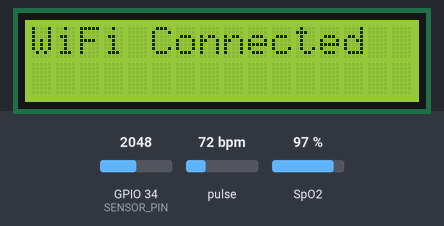
A sketch run on a simulated ESP32. Parts: 16×2 character LCD. The test bench sets the inputs (shaded band); at power-on: pulse 72 bpm, SpO2 97 %, GPIO 34 (SENSOR_PIN) = 2048. WiFi joins after 1.5 s; servers stay silent unless stated; what the sketch prints to the serial monitor is not drawn.

Above: at 4.7 s.
4.8 s: pulse set to 99 bpm
At 15.3 s:
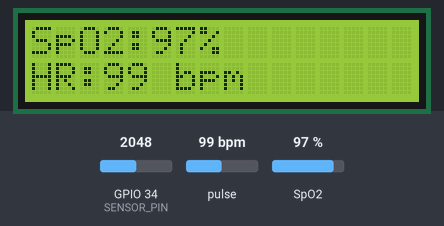
16.3 s: pulse set to 103 bpm
At 29.3 s:
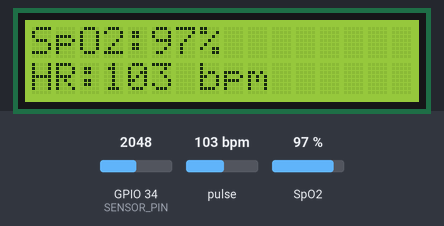
29.6 s: SpO2 set to 80 %
At 42.0 s:
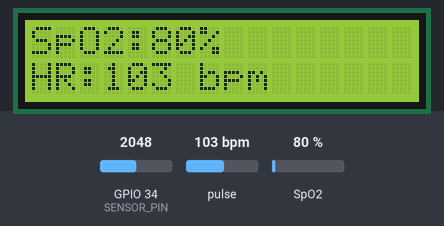
42.9 s: SpO2 set to 85 %
At 56.1 s:
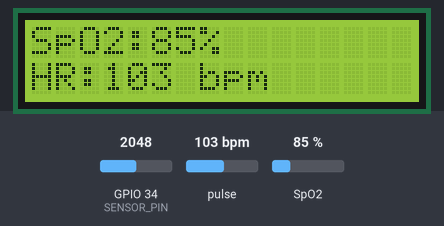
Timing chart, 0 to 57.1 s (numbered marks = the images above; inputs shaded):
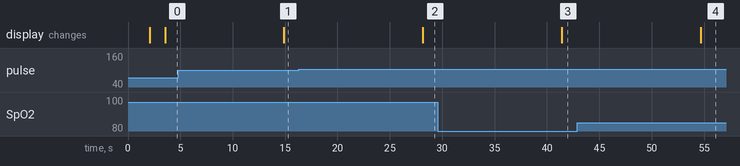

The sketch:

Heart_Rate_Sensor___Piezo_Stretch_Sensor_Code.ino
```cpp
#include <Wire.h>
#include <LiquidCrystal.h>
#include <MAX30105.h>
#include "spo2_algorithm.h"
#include <WiFi.h>
#include <WebServer.h>

// WiFi credentials
const char* ssid = "Thabiso";
const char* password = "222134455";

// Create web server on port 80
WebServer server(80);

// Create sensor and LCD objects
MAX30105 particleSensor;
LiquidCrystal lcd(16, 17, 18, 19, 23, 5);  // RS, E, D4, D5, D6, D7

#define BUFFER_SIZE 100
uint32_t irBuffer[BUFFER_SIZE];
uint32_t redBuffer[BUFFER_SIZE];
int32_t spo2;
int8_t validSPO2;
int32_t heartRate;
int8_t validHeartRate;

// Piezo sensor for RR
#define SENSOR_PIN 34       // Piezo stretch sensor input
#define SAMPLE_TIME 10000   // Measurement window in milliseconds (10 seconds)
float rrBps = 0;            // Respiration rate BPM

// ============ HTML PAGE WITH AUTO-REFRESH ============
String htmlPage() {
  String html = R"rawliteral(
<!DOCTYPE html>
<html>
<head>
  <meta name="viewport" content="width=device-width, initial-scale=1">
  <title>Health Monitoring System</title>
  <style>
    body { font-family: Arial; text-align: center; margin-top: 30px; background-color: #f7f7f7; }
    h1 { color: #00796B; }
    p.note { font-size: 14px; color: #666; }
    .card { background: white; margin: 20px auto; padding: 20px; border-radius: 15px; width: 80%; max-width: 350px; box-shadow: 0 2px 6px rgba(0,0,0,0.2); }
    .card h2 { margin: 10px 0; font-weight: normal; }
    .icon { font-size: 32px; vertical-align: middle; margin-right: 8px; }
    .value { font-size: 26px; font-weight: bold; color: #333; }
  </style>
</head>
<body>
  <h1>Asthma Monitoring Device</h1>
  <p class="note">NOTE: Test readings might differ from actual sensor readings</p>
  <div class="card">
  <h2>
    <span class="icon">
      <!-- Heart SVG -->
      <svg width="30" height="30" viewBox="0 0 24 24" fill="#ff4d4d">
        <path d="M12 21s-6.7-4.35-10-9c-3-4.2-.5-10 5-10 3 0 5 2 5 2s2-2 5-2c5.5 0 8 5.8 5 10-3.3 4.65-10 9-10 9z"/>
      </svg>
    </span>
    Heart Rate
  </h2>
  <div id="hr" class="value">-- BPM</div>
</div>

<div class="card">
  <h2><span class="icon">&#128167;</span>SpO2</h2> <!-- 💧 emoji using HTML entity -->
  <div id="spo2" class="value">-- %</div>
</div>


<div class="card">
  <h2>
    <span class="icon">
      <!-- ULTRA-REALISTIC LUNG SVG -->
      <svg width="60" height="60" viewBox="0 0 200 200">

        <!-- Soft breathing shading -->
        <defs>
          <radialGradient id="lungGradL" cx="40%" cy="40%" r="70%">
            <stop offset="0%" stop-color="#ff9999"/>
            <stop offset="60%" stop-color="#e94a4a"/>
            <stop offset="100%" stop-color="#b82525"/>
          </radialGradient>

          <radialGradient id="lungGradR" cx="60%" cy="40%" r="70%">
            <stop offset="0%" stop-color="#ffb3b3"/>
            <stop offset="60%" stop-color="#e84848"/>
            <stop offset="100%" stop-color="#b12222"/>
          </radialGradient>

          <linearGradient id="bronchiGrad" x1="0%" y1="0%" x2="0%" y2="100%">
            <stop offset="0%" stop-color="#ffffff"/>
            <stop offset="100%" stop-color="#cfcfcf"/>
          </linearGradient>
        </defs>

        <!-- Trachea -->
        <path d="M95 20 C95 10, 105 10, 105 20 V70 H95 Z"
              fill="url(#bronchiGrad)" stroke="#888" stroke-width="2"/>

        <!-- Bronchi main split -->
        <path d="M100 70
                 C70 90, 60 110, 55 140
                 M100 70
                 C130 90, 140 110, 145 140"
              stroke="#eee" stroke-width="6" fill="none"
              stroke-linecap="round"/>

        <!-- Left lung (3D shaded) -->
        <path d="M95 70
                 C40 60, 20 110, 30 160
                 C40 200, 90 190, 95 150 Z"
              fill="url(#lungGradL)" stroke="#8a1f1f" stroke-width="3"/>

        <!-- Right lung -->
        <path d="M105 70
                 C160 60, 180 110, 170 160
                 C160 200, 110 190, 105 150 Z"
              fill="url(#lungGradR)" stroke="#8a1f1f" stroke-width="3"/>

        <!-- Bronchi branches -->
        <path d="M100 75
                 C80 95, 75 115, 78 135
                 M100 78
                 C120 95, 125 115, 122 135

                 M78 135
                 C70 150, 65 160, 68 170
                 M122 135
                 C130 150, 135 160, 132 170"
              stroke="#f2f2f2" stroke-width="4" fill="none"
              stroke-linecap="round"/>

      </svg>
    </span>

    Resp Rate
  </h2>
  <div id="rr" class="value">-- BPS</div>
</div>
  <div id="alertMsg" style="color:red; font-weight:bold; margin-top:20px">
  .alertValue {color: red !important;font-weight: bold;}
  </div>
  <script>
async function fetchData() {
  const res = await fetch('/data');
  const json = await res.json();

  document.getElementById('hr').innerHTML = json.hr + " BPM";
  document.getElementById('spo2').innerHTML = json.spo2 + " %";
  document.getElementById('rr').innerHTML = json.rr + " BPS";

  // Remove previous alert styling
  document.getElementById('hr').classList.remove('alertValue');
  document.getElementById('spo2').classList.remove('alertValue');
  document.getElementById('rr').classList.remove('alertValue');

  // Apply red alert dynamically
  let alerts = [];
  if (json.rr > 1200) {
    document.getElementById('rr').classList.add('alertValue');
    alerts.push("RR > 1200");
  }
  if (json.spo2 > 100) {
    document.getElementById('spo2').classList.add('alertValue');
    alerts.push("SpO2 > 100");
  }
  if (json.hr > 100) {
    document.getElementById('hr').classList.add('alertValue');
    alerts.push("HR > 100");
  }

  // Update alert message
  document.getElementById('alertMsg').innerText =
      alerts.length > 0 ? "ALERT: " + alerts.join(" & ") : "";
}

// Fetch every second
setInterval(fetchData, 1000);
fetchData();
</script>
</body>
</html>
  )rawliteral";
  return html;
}
void handleRoot() {
  server.send(200, "text/html", htmlPage());
}
// ============ SERVER HANDLERS ============
  void handleData() {
  // RR alert threshold > 3050
  bool rrAlert = (rrBps > 1200);

  // Alert if both SpO2 > 100 AND HR > 100
  bool spo2HrAlert = (spo2 > 100 && heartRate > 100);

  // Trigger alert if any condition is true
  bool alert = rrAlert || spo2HrAlert;

  String json = "{\"hr\":" + String(heartRate) +
                ",\"spo2\":" + String(spo2) +
                ",\"rr\":" + String(rrBps) +
                ",\"alert\":" + String(alert ? "true" : "false") + "}";

  server.send(200, "application/json", json);
}
// ============ SETUP ============
void setup() {
  Serial.begin(115200);
  lcd.begin(16, 2);
  lcd.print("Initializing...");

  pinMode(SENSOR_PIN, INPUT);

  // Initialize MAX30102
  if (!particleSensor.begin(Wire)) {
    lcd.clear();
    lcd.print("MAX30102 error");
    Serial.println("MAX30102 not found. Check wiring!");
    while (1);
  }

  particleSensor.setup();
  particleSensor.setPulseAmplitudeRed(0x0A);
  particleSensor.setPulseAmplitudeIR(0x0A);

  lcd.clear();
  lcd.print("Place Finger...");
  delay(2000);

  // Connect to WiFi
  WiFi.begin(ssid, password);
  lcd.clear();
  lcd.print("Connecting WiFi...");
  Serial.print("Connecting to WiFi");
  while (WiFi.status() != WL_CONNECTED) {
    delay(500);
    Serial.print(".");
  }
  lcd.clear();
  lcd.print("WiFi Connected");
  Serial.println("");
  Serial.print("IP Address: ");
  Serial.println(WiFi.localIP());

  // Start web server
  server.on("/", handleRoot);
  server.on("/data", handleData);
  server.begin();
  Serial.println("HTTP server started");
}

// ============ MAIN LOOP ============
void loop() {
  // ---- Respiration Rate Measurement ----
  unsigned long startTime = millis();
  int breathCount = 0;
  int sensorValue = 0;
  bool lastState = false;

  while (millis() - startTime < SAMPLE_TIME) {
    sensorValue = analogRead(SENSOR_PIN);
    bool currentState = (sensorValue > 2000);  // Adjust threshold if needed
    if (currentState && !lastState) {
      breathCount++;
    }
    lastState = currentState;
  }

  rrBps = (breathCount / (SAMPLE_TIME / 1000.0));

  // ---- MAX30102 Measurement ----
  for (int i = 0; i < BUFFER_SIZE; i++) {
    while (!particleSensor.check()) { delay(1); }
    redBuffer[i] = particleSensor.getRed();
    irBuffer[i] = particleSensor.getIR();
  }

  maxim_heart_rate_and_oxygen_saturation(
    irBuffer, BUFFER_SIZE, redBuffer,
    &spo2, &validSPO2, &heartRate, &validHeartRate
  );

  // ---- Update LCD ----
  lcd.clear();
  if (validSPO2 && validHeartRate) {
    lcd.setCursor(0, 0);
    lcd.print("SpO2:");
    lcd.print(spo2);
    lcd.print("%");
    lcd.setCursor(0, 1);
    lcd.print("HR:");
    lcd.print(heartRate);
    lcd.print(" bpm");
  } else {
    lcd.print("Reading...");
  }

  // ---- Serial Alerts ----
  if (rrBps > 1200) { Serial.println("ALERT: RR > 1200!"); }
  if (spo2 > 100) { Serial.println("ALERT: SpO2 > 100!"); }
  if (heartRate > 100) { Serial.println("ALERT: HR > 100!"); }

  // ---- Handle web server clients ----
  server.handleClient();

  delay(2000);
}  // <- THIS closing brace now correctly closes loop()
```

Measured:
- after the input at 4.8 s, the display: changes after 10.1 s (image 1)
- after the input at 16.3 s, the display: changes after 11.8 s (image 2)
- after the input at 29.6 s, the display: changes after 11.8 s (image 3)
- after the input at 42.9 s, the display: changes after 11.8 s (image 4)
